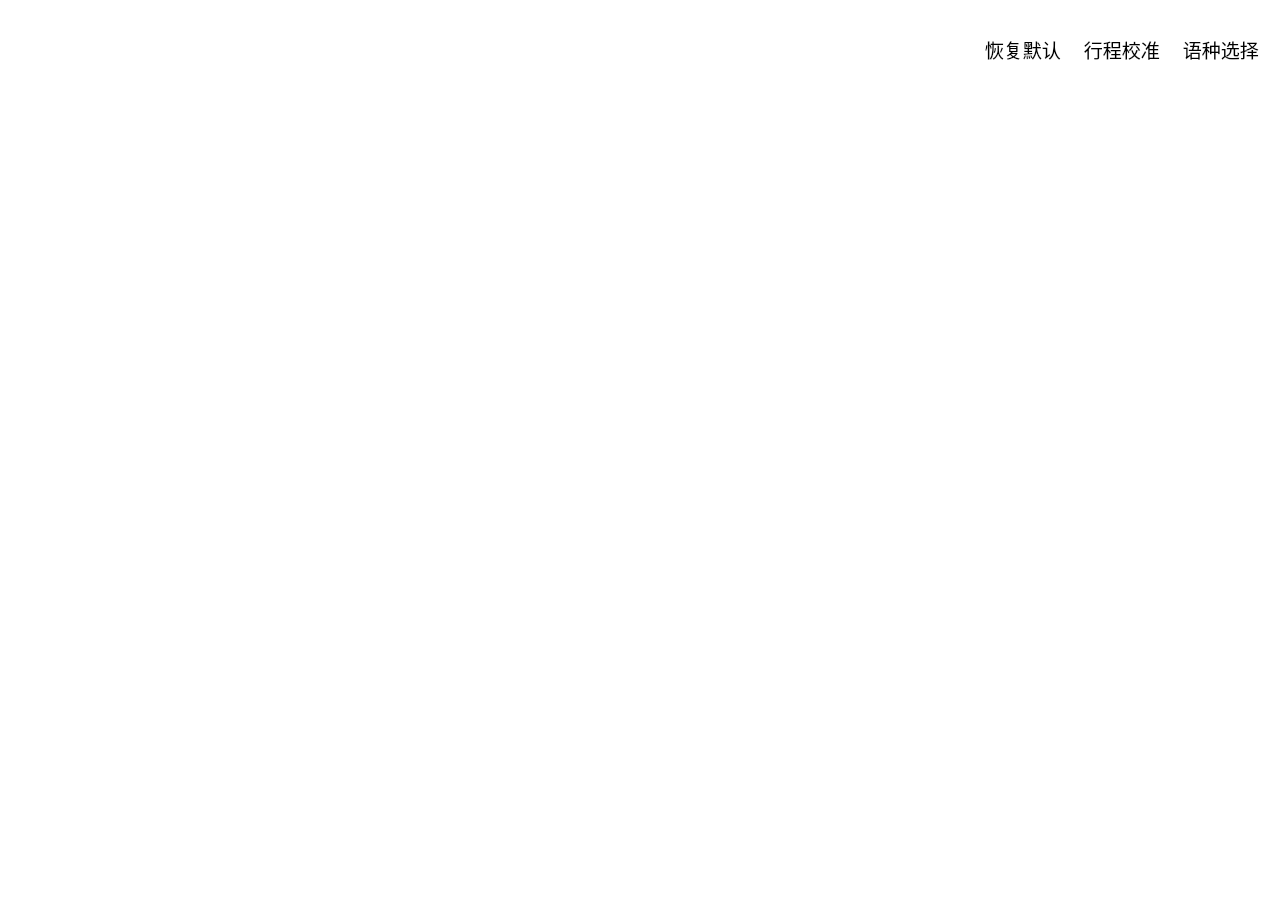
<?xml version="1.0" encoding="UTF-8"?>
<ui version="4.0">
 <class>DialogMainwork</class>
 <widget class="QDialog" name="DialogMainwork">
  <property name="geometry">
   <rect>
    <x>0</x>
    <y>0</y>
    <width>1280</width>
    <height>900</height>
   </rect>
  </property>
  <property name="windowTitle">
   <string>Dialog</string>
  </property>
  <property name="styleSheet">
   <string notr="true">QDialog#DialogMainwork{
border: 2px soild blue;
border-radius:20px;
background-color:white;
}</string>
  </property>
  <layout class="QVBoxLayout" name="verticalLayout_2">
   <property name="spacing">
    <number>0</number>
   </property>
   <property name="leftMargin">
    <number>0</number>
   </property>
   <property name="topMargin">
    <number>0</number>
   </property>
   <property name="rightMargin">
    <number>15</number>
   </property>
   <property name="bottomMargin">
    <number>15</number>
   </property>
   <item>
    <layout class="QHBoxLayout" name="horizontalLayoutT">
     <property name="spacing">
      <number>10</number>
     </property>
     <property name="leftMargin">
      <number>26</number>
     </property>
     <property name="topMargin">
      <number>31</number>
     </property>
     <property name="rightMargin">
      <number>2</number>
     </property>
     <property name="bottomMargin">
      <number>20</number>
     </property>
     <item>
      <widget class="QLabel" name="labelLogo">
       <property name="minimumSize">
        <size>
         <width>101</width>
         <height>30</height>
        </size>
       </property>
       <property name="maximumSize">
        <size>
         <width>101</width>
         <height>30</height>
        </size>
       </property>
       <property name="text">
        <string/>
       </property>
       <property name="pixmap">
        <pixmap resource="res.qrc">:/images/AkkoFlag.png</pixmap>
       </property>
       <property name="scaledContents">
        <bool>true</bool>
       </property>
       <property name="wordWrap">
        <bool>true</bool>
       </property>
      </widget>
     </item>
     <item>
      <spacer name="horizontalSpacer">
       <property name="orientation">
        <enum>Qt::Orientation::Horizontal</enum>
       </property>
       <property name="sizeHint" stdset="0">
        <size>
         <width>40</width>
         <height>20</height>
        </size>
       </property>
      </spacer>
     </item>
     <item>
      <widget class="QPushButton" name="pushButtonReset">
       <property name="font">
        <font>
         <family>MiSans</family>
         <pointsize>14</pointsize>
        </font>
       </property>
       <property name="focusPolicy">
        <enum>Qt::FocusPolicy::NoFocus</enum>
       </property>
       <property name="text">
        <string> 恢复默认</string>
       </property>
       <property name="icon">
        <iconset resource="res.qrc">
         <normaloff>:/images/m/m-reset.png</normaloff>:/images/m/m-reset.png</iconset>
       </property>
       <property name="iconSize">
        <size>
         <width>18</width>
         <height>18</height>
        </size>
       </property>
       <property name="flat">
        <bool>true</bool>
       </property>
      </widget>
     </item>
     <item>
      <widget class="QPushButton" name="pushButtonFixed">
       <property name="font">
        <font>
         <family>MiSans</family>
         <pointsize>14</pointsize>
        </font>
       </property>
       <property name="focusPolicy">
        <enum>Qt::FocusPolicy::NoFocus</enum>
       </property>
       <property name="text">
        <string> 行程校准</string>
       </property>
       <property name="icon">
        <iconset resource="res.qrc">
         <normaloff>:/images/m/m-fixline.png</normaloff>:/images/m/m-fixline.png</iconset>
       </property>
       <property name="iconSize">
        <size>
         <width>18</width>
         <height>18</height>
        </size>
       </property>
       <property name="flat">
        <bool>true</bool>
       </property>
      </widget>
     </item>
     <item>
      <widget class="QPushButton" name="pushButtonLang">
       <property name="font">
        <font>
         <family>MiSans</family>
         <pointsize>14</pointsize>
        </font>
       </property>
       <property name="focusPolicy">
        <enum>Qt::FocusPolicy::NoFocus</enum>
       </property>
       <property name="text">
        <string> 语种选择</string>
       </property>
       <property name="icon">
        <iconset resource="res.qrc">
         <normaloff>:/images/m/m-lang.png</normaloff>:/images/m/m-lang.png</iconset>
       </property>
       <property name="iconSize">
        <size>
         <width>18</width>
         <height>18</height>
        </size>
       </property>
       <property name="flat">
        <bool>true</bool>
       </property>
      </widget>
     </item>
    </layout>
   </item>
   <item>
    <layout class="QHBoxLayout" name="horizontalLayoutB" stretch="0,1">
     <property name="spacing">
      <number>0</number>
     </property>
     <item alignment="Qt::AlignmentFlag::AlignLeft">
      <widget class="QFrame" name="FrameLeft">
       <property name="minimumSize">
        <size>
         <width>138</width>
         <height>0</height>
        </size>
       </property>
       <layout class="QVBoxLayout" name="verticalLayoutBL">
        <property name="spacing">
         <number>36</number>
        </property>
        <property name="leftMargin">
         <number>0</number>
        </property>
        <property name="topMargin">
         <number>157</number>
        </property>
        <property name="rightMargin">
         <number>0</number>
        </property>
        <property name="bottomMargin">
         <number>30</number>
        </property>
        <item alignment="Qt::AlignmentFlag::AlignHCenter|Qt::AlignmentFlag::AlignVCenter">
         <widget class="SuperLabel" name="label1">
          <property name="minimumSize">
           <size>
            <width>42</width>
            <height>42</height>
           </size>
          </property>
          <property name="maximumSize">
           <size>
            <width>42</width>
            <height>42</height>
           </size>
          </property>
          <property name="toolTip">
           <string>首页</string>
          </property>
          <property name="text">
           <string/>
          </property>
          <property name="pixmap">
           <pixmap resource="res.qrc">:/images/leftbtns/0/shouye.png</pixmap>
          </property>
          <property name="scaledContents">
           <bool>false</bool>
          </property>
          <property name="alignment">
           <set>Qt::AlignmentFlag::AlignCenter</set>
          </property>
         </widget>
        </item>
        <item alignment="Qt::AlignmentFlag::AlignHCenter">
         <widget class="SuperLabel" name="label2">
          <property name="minimumSize">
           <size>
            <width>42</width>
            <height>42</height>
           </size>
          </property>
          <property name="maximumSize">
           <size>
            <width>42</width>
            <height>42</height>
           </size>
          </property>
          <property name="toolTip">
           <string>键盘设置</string>
          </property>
          <property name="text">
           <string/>
          </property>
          <property name="pixmap">
           <pixmap resource="res.qrc">:/images/leftbtns/0/jianweishezhi.png</pixmap>
          </property>
          <property name="scaledContents">
           <bool>false</bool>
          </property>
          <property name="alignment">
           <set>Qt::AlignmentFlag::AlignCenter</set>
          </property>
         </widget>
        </item>
        <item alignment="Qt::AlignmentFlag::AlignHCenter">
         <widget class="SuperLabel" name="label3">
          <property name="minimumSize">
           <size>
            <width>42</width>
            <height>42</height>
           </size>
          </property>
          <property name="maximumSize">
           <size>
            <width>42</width>
            <height>42</height>
           </size>
          </property>
          <property name="toolTip">
           <string>磁轴设置</string>
          </property>
          <property name="text">
           <string/>
          </property>
          <property name="pixmap">
           <pixmap resource="res.qrc">:/images/leftbtns/0/cizhoushezhi.png</pixmap>
          </property>
          <property name="scaledContents">
           <bool>false</bool>
          </property>
          <property name="alignment">
           <set>Qt::AlignmentFlag::AlignCenter</set>
          </property>
         </widget>
        </item>
        <item alignment="Qt::AlignmentFlag::AlignHCenter">
         <widget class="SuperLabel" name="label4">
          <property name="minimumSize">
           <size>
            <width>42</width>
            <height>42</height>
           </size>
          </property>
          <property name="maximumSize">
           <size>
            <width>42</width>
            <height>42</height>
           </size>
          </property>
          <property name="toolTip">
           <string>宏设置</string>
          </property>
          <property name="text">
           <string/>
          </property>
          <property name="pixmap">
           <pixmap resource="res.qrc">:/images/leftbtns/0/hongshezhi.png</pixmap>
          </property>
          <property name="scaledContents">
           <bool>false</bool>
          </property>
          <property name="alignment">
           <set>Qt::AlignmentFlag::AlignCenter</set>
          </property>
         </widget>
        </item>
        <item alignment="Qt::AlignmentFlag::AlignHCenter">
         <widget class="SuperLabel" name="label5">
          <property name="minimumSize">
           <size>
            <width>42</width>
            <height>42</height>
           </size>
          </property>
          <property name="maximumSize">
           <size>
            <width>42</width>
            <height>42</height>
           </size>
          </property>
          <property name="toolTip">
           <string>灯效设置</string>
          </property>
          <property name="text">
           <string/>
          </property>
          <property name="pixmap">
           <pixmap resource="res.qrc">:/images/leftbtns/0/cizhoushezhi.png</pixmap>
          </property>
          <property name="scaledContents">
           <bool>false</bool>
          </property>
          <property name="alignment">
           <set>Qt::AlignmentFlag::AlignCenter</set>
          </property>
         </widget>
        </item>
        <item alignment="Qt::AlignmentFlag::AlignHCenter">
         <widget class="SuperLabel" name="label6">
          <property name="minimumSize">
           <size>
            <width>42</width>
            <height>42</height>
           </size>
          </property>
          <property name="maximumSize">
           <size>
            <width>42</width>
            <height>42</height>
           </size>
          </property>
          <property name="toolTip">
           <string>关于</string>
          </property>
          <property name="text">
           <string/>
          </property>
          <property name="pixmap">
           <pixmap resource="res.qrc">:/images/leftbtns/0/guanyu.png</pixmap>
          </property>
          <property name="scaledContents">
           <bool>false</bool>
          </property>
          <property name="alignment">
           <set>Qt::AlignmentFlag::AlignCenter</set>
          </property>
         </widget>
        </item>
        <item>
         <spacer name="verticalSpacer">
          <property name="orientation">
           <enum>Qt::Orientation::Vertical</enum>
          </property>
          <property name="sizeHint" stdset="0">
           <size>
            <width>20</width>
            <height>40</height>
           </size>
          </property>
         </spacer>
        </item>
        <item alignment="Qt::AlignmentFlag::AlignHCenter">
         <widget class="SuperLabel" name="label7">
          <property name="minimumSize">
           <size>
            <width>42</width>
            <height>42</height>
           </size>
          </property>
          <property name="maximumSize">
           <size>
            <width>42</width>
            <height>42</height>
           </size>
          </property>
          <property name="text">
           <string/>
          </property>
          <property name="pixmap">
           <pixmap resource="res.qrc">:/images/Email.png</pixmap>
          </property>
          <property name="scaledContents">
           <bool>true</bool>
          </property>
         </widget>
        </item>
       </layout>
      </widget>
     </item>
     <item>
      <layout class="QHBoxLayout" name="horizontalLayoutBR">
       <property name="spacing">
        <number>0</number>
       </property>
       <property name="rightMargin">
        <number>0</number>
       </property>
      </layout>
     </item>
    </layout>
   </item>
  </layout>
 </widget>
 <customwidgets>
  <customwidget>
   <class>SuperLabel</class>
   <extends>QLabel</extends>
   <header>superlabel.h</header>
  </customwidget>
 </customwidgets>
 <resources>
  <include location="res.qrc"/>
 </resources>
 <connections/>
</ui>
